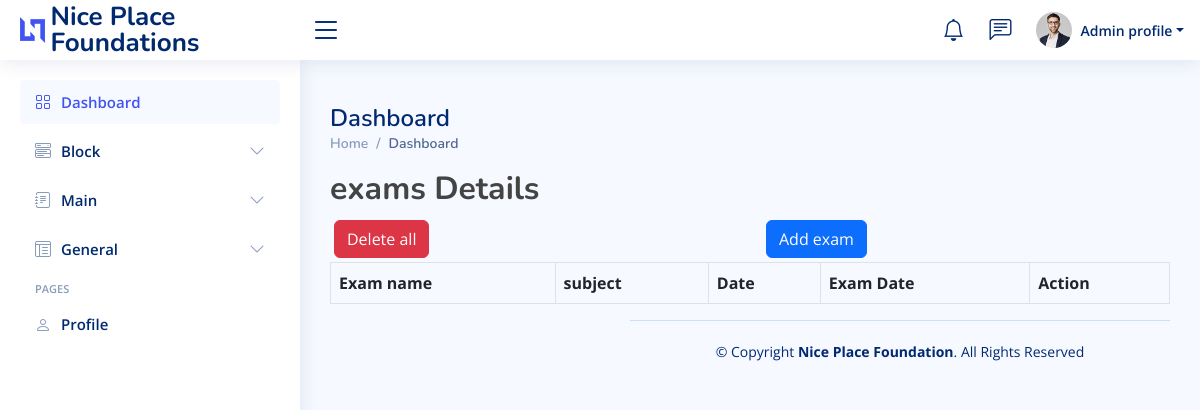
/home/exams_detail/, run on an earlier commit of the app's database.
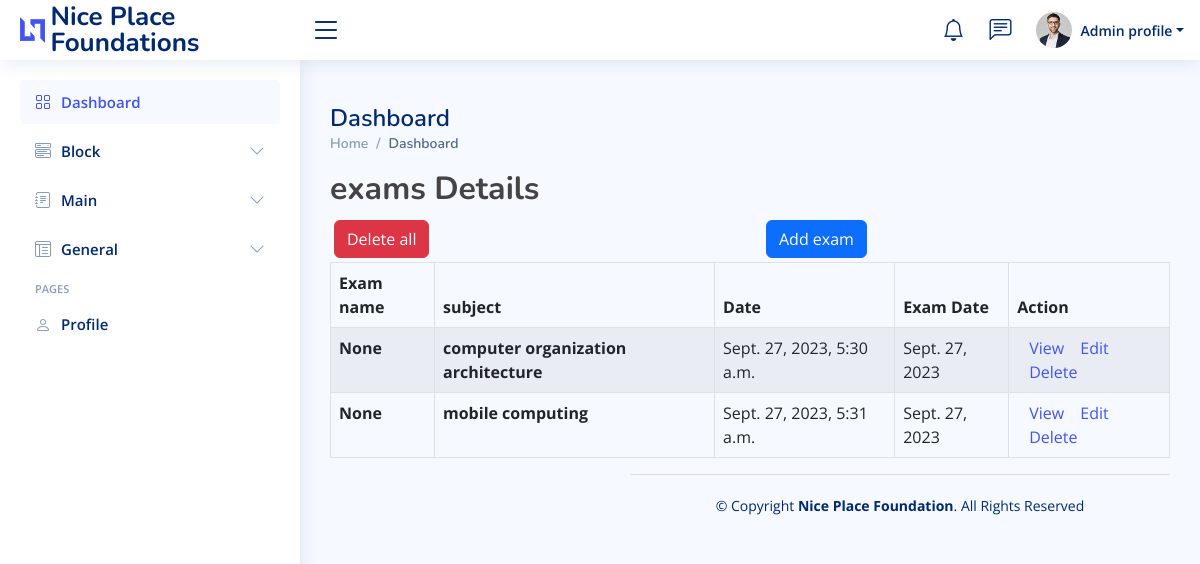
And on a later commit of the database.
### app/models.py (models this page shows)
class Exam(models.Model):
    exam_name = models.CharField(max_length=200, blank=True, null=True)
    name = models.ForeignKey(Subject, on_delete=models.CASCADE, blank=True, null=True)
    block = models.ForeignKey(School_blocks, on_delete=models.CASCADE, blank=True, null=True)
    class_name = models.ForeignKey(class_block, on_delete=models.CASCADE, blank=True, null=True)
    date = models.DateTimeField(auto_now = True, blank=True, null=True)
    exam_date = models.DateField(null=True, blank=True)
    time = models.TimeField(blank=True, null=True)

class Subject(models.Model):
    name = models.CharField(max_length=255)
    code = models.CharField(max_length=20)
    description = models.TextField()
    def __str__(self):
        return self.name

### app/exam_views.py (the view)
# urls.py: path('exams_detail/', exam_views.exams_detail, name='exams_detail'),
def exams_detail(request):
    exams = Exam.objects.all()
    context = {
        'exams' : exams
    }
    return render(request, 'Dashboard/exams_detail.html', context)

### app/templates/Dashboard/exams_detail.html (shortened to what this page needs)
{% extends "Dashboard/base.html" %}
{% load bootstrap5 %}
{% block content %}
<div class="container-xl">
  <div class="table-responsive">
      <div class="table-wrapper">
          <div class="table-title">
              <div class="row">
                  <div class="col-sm-8"><h2><b>exams</b> <b>Details</b></h2></div>
              </div>
          </div>
          <div class="row">
            <div class="col m-1">
                <button type="submit" class="btn btn-danger"><a style="color:white;" href="{% url 'exams_delete' %}">Delete all</a></button>
            </div>
            <div class="col m-1">
               <a href="{% url 'exam_create' %}"> <button type="submit" class="btn btn-primary">Add exam</button></a>
            </div>
          </div>
          <table class="table table-striped table-hover table-bordered">
              <thead>
                  <tr>
                      <th scope="col">Exam name</th>
                      <th scope="col">subject</th>
                      <th scope="col">Date</th>
                      <th scope="col">Exam Date</th>
                      <th scope="col"> Action</th>
                  </tr>
              </thead>
              <tbody>
                {% for exam in  exams  %}
                <tr>
                  <th>{{ exam.exam_name}}</th>
                  <th>{{ exam.name}}</th>
                  <td scope="row">{{ exam.date }}</td>
                  <td scope="row">{{ exam.exam_date }}</td>
                  <td>
                    <a href="{% url 'exam_detail' exam.pk %}" class="view" title="View" data-toggle="tooltip"><i class="material-icons">&#xE417;</i>View</a>
                    <a href="{% url 'exam_update' exam.pk %}" class="edit" title="Edit" data-toggle="tooltip"><i class="material-icons">&#xE254;</i>Edit</a>
                    <a href="{% url 'exam_delete' exam.pk %}" class="delete" title="Edit" data-toggle="tooltip"><i class="material-icons">&#xE517;</i>Delete</a>
             </td>
                </tr>
                {% endfor %}
              </tbody>
          </table>
      </div>
  </div>
</div>
{% endblock content %}

What changed in the data, as far as the page shows it:
added Exam: exam_name "None", name "computer organization architecture", date "Sept. 27, 2023, 5:30 a.m.", exam_date "Sept. 27, 2023"
added Exam: exam_name "None", name "mobile computing", date "Sept. 27, 2023, 5:31 a.m.", exam_date "Sept. 27, 2023"
